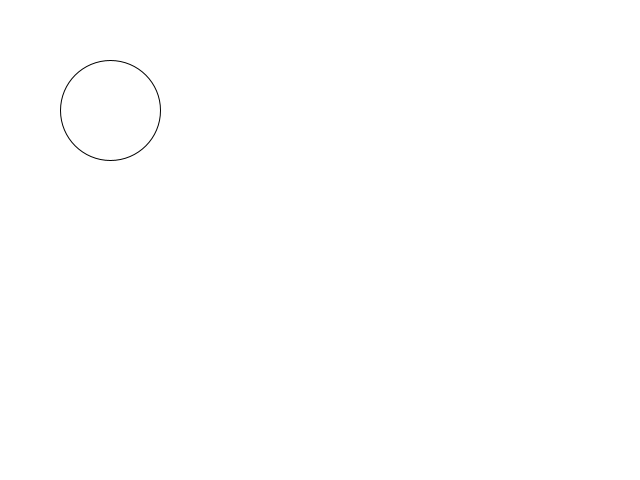
Frame 1 (no input)
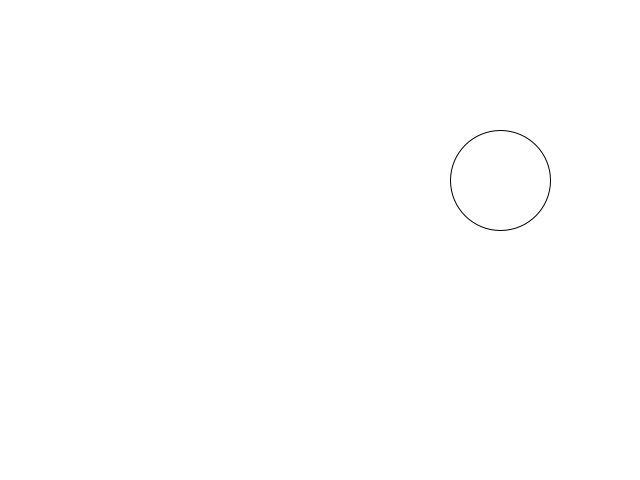
Frame 60 (the mouse pressed at the canvas centre just before this capture)
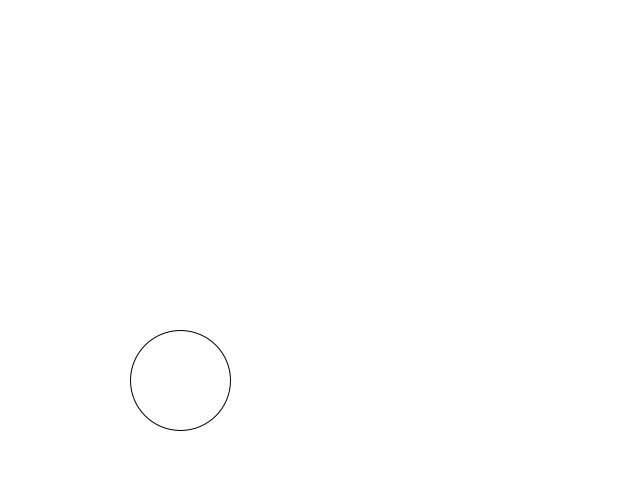
Frame 120 (the mouse held since frame 60 and released just before this capture)

The Processing sketch that drew these frames (run headless with seeded random() and noise(); from frame 60 on, the mouse is pressed at the canvas centre):

// Processing sketch: cv4_touch_ball_red
// ── cv4_touch_ball_red.pde
int x, y, xspeed, yspeed, diameter;

void setup(){
  size(640, 480);
  x = 100;
  y = 100;
  xspeed = 10;
  yspeed = 10;
  diameter = 100;
}

void draw(){
  background(255);
  
  if (x > width - 50 || x < 0 + 50){
    xspeed = -xspeed;
  }
  
  if (y > height - 50|| y < 0 + 50){
    yspeed = -yspeed;
  }
  
  fill(255);
  float d = dist(x,y,mouseX, mouseY);
  if (d  <  diameter/2){
    fill(255, 0, 0);
  }
  
  x = x + xspeed;
  y = y + yspeed;
  circle(x, y, 100);
}
